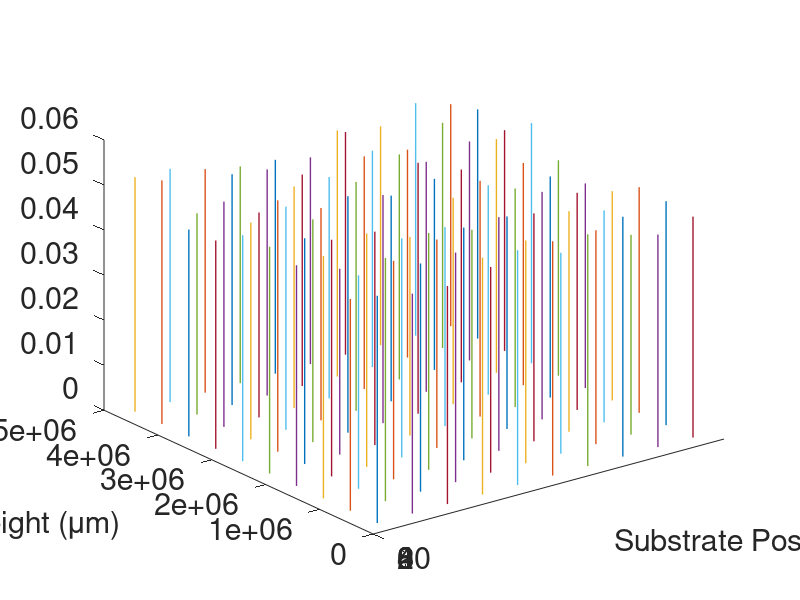

The MATLAB script that drew this image:
%function [elementNodes,ang,rate,nodeCoordinates,nodeCount,element,nucleationSite,growthNode,ro]=nucleate10umCompress(numberBeamsx,numberBeamsy,h_span,v_span,avgRate,rout,rate_stdev,ang_stdev)

h_span=5;
v_span=5;
numberBeamsx=10;
numberBeamsy=10;

ang_stdev=10;
rate_stdev=5;
avgRate=50e-9;
rout=10e-9;


for o=1:numberBeamsx
    o
    origin1(o)=h_span/(numberBeamsx)*(o-1/2)
end

for p=1:numberBeamsy
    origin2(p)=v_span/(numberBeamsy)*(p-1/2)
end
    [x,y]=meshgrid(origin1,origin2)
    numberBeams=numberBeamsx*numberBeamsy
    
    
    
for ii=1:numberBeams;
    mu_ang = 0;
    Sigma_ang = (ang_stdev*3.1415/180)^2; %Converted to radians
    R_ang = chol(Sigma_ang);
    ang(ii) = repmat(mu_ang,1) + randn(1)*R_ang;
    
    ro(ii)=rout;
    phi(ii)=rand*pi;
    
    mu_rate=avgRate;
    Sigma_rate = [(rate_stdev/100*avgRate)^2;];%changed
    R_rate = chol(Sigma_rate);
    rate(ii) = repmat(mu_rate,1) + randn(1)*R_rate;  
end



nodeCount=0;
element=0;

%% Setting up CNT bases 
for num = numberBeams+1:2*numberBeams
    num
    nodeCount=nodeCount+1
    nodeCoordinates(num,1)=x(num-numberBeams)
    nodeCoordinates(num,2)=y(num-numberBeams) 
    nodeCoordinates(num,3)=0
%%Making the free tips of the CNTs the initial nodes

%% Matt Note:  I am not sure what these lines of code are doing
    %nucleationSite(num-numberBeams,1)=nodeCoordinates(num,1);%%xxx(num)
    %nucleationSite(num-numberBeams,2)=nodeCoordinates(num,2);%%yyy(num)
    %nucleationSite(num-numberBeams,3)=nodeCoordinates(num,3);%%zzz(num)
end


for num=1:numberBeams %%Setting position of CNT free ends
    num
    element=element+1 
    nodeCount=nodeCount+1
    nodeCoordinates(num,1)=nodeCoordinates(num+numberBeams,1)+sin(ang(num))*cos(phi(num))*rate(num); %changed '*' to '+' before sin
    nodeCoordinates(num,2)=nodeCoordinates(num+numberBeams,2)+sin(ang(num))*sin(phi(num))*rate(num); %changed '*' to '+' before sin
    nodeCoordinates(num,3)=nodeCoordinates(num+numberBeams,3)+cos(ang(num))*rate(num) %changed '*' to '+' before cos
    growthNode(num,1)=nodeCoordinates(num,1)
    growthNode(num,2)=nodeCoordinates(num,2)
    elementNodes(element,1)=element
    elementNodes(element,2)=nodeCount
end   

         %%Adding Plot Function%%
     
             for p=1:numberBeams
                 p
                 pp=p:numberBeams:nodeCount
                 %plot(nodeCoordinates(pp,1)*1e6+buffer*1e6,nodeCoordinates(pp,2)*1e6,'Marker','o','MarkerSize',4,'LineWidth',1);
                 plot3(nodeCoordinates(pp,1)*1e6,nodeCoordinates(pp,2)*1e6, nodeCoordinates(pp,3)*1e6,'LineWidth',1)
                 %plot(nodeCoordinates(pp,1),nodeCoordinates(pp,2),'LineWidth',1);
                 %scatter(nodeCoordinates(closeNodes(:,1),1),nodeCoordinates(closeNodes(:,1),2))
                 %axis([0 axesBound*1e6 -2 10]);
                 figureHandle = gcf
                 set(gca,'FontSize',22)
                 set(findall(gcf,'type','text'),'FontSize',22)
                 %set(gca,'xtick',[])
                 set(gca,'XTick',[-2,0,2,4,6,8,10])
                 xlabel('Substrate Position (\mum)')
                 ylabel('Forest Height (\mum)')
                 hold on
             end

